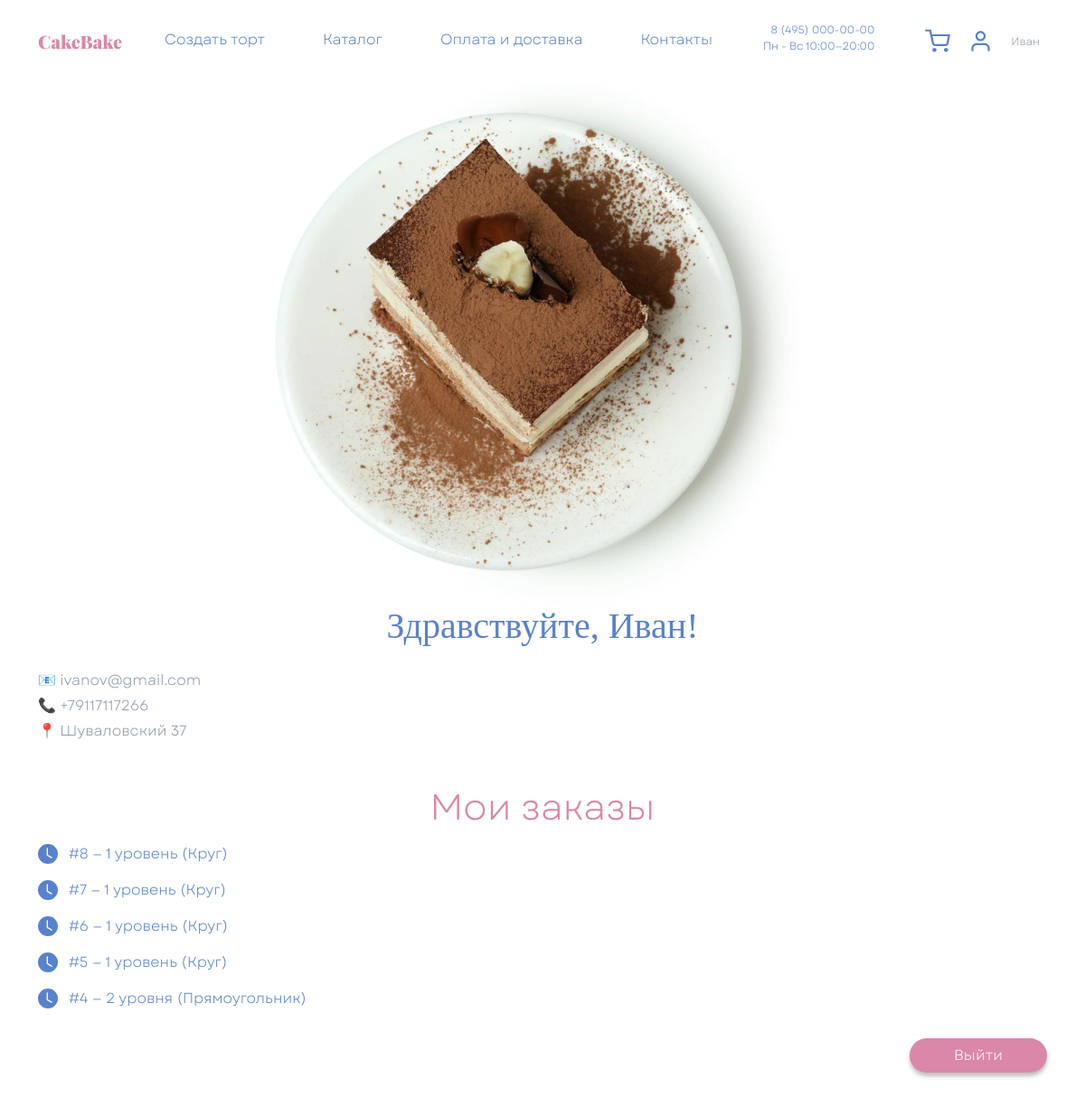
Page /accounts/lk/orders/ (signed in) on the committed database.
### accounts/models.py (models this page shows, shortened)
class Profile(models.Model):
    user = models.OneToOneField(
        User,
        on_delete=models.CASCADE,
        null=True,
        blank=True,
        related_name='profile'
    )
    phone = models.CharField(
        max_length=20,
        unique=True,
        null=True,
        blank=True
    )
    address = models.CharField(
        max_length=255,
        blank=True,
        default='',
        verbose_name="Адрес доставки"
    )

### orders/models.py (models this page shows, shortened)
class Order(models.Model):
    class Status(models.TextChoices):
        NEW = "new", "Новый"
        ACCEPTED = "accepted", "Принят"
        IN_PROGRESS = "in_progress", "Готовится"
        DELIVERING = "delivering", "В доставке"
        COMPLETED = "completed", "Выполнен"
        CANCELLED = "cancelled", "Отменён"
    customer = models.ForeignKey(
        settings.AUTH_USER_MODEL,
        on_delete=models.SET_NULL,
        null=True,
        blank=True,
        verbose_name="Пользователь",
    )
    catalog_cake = models.ForeignKey(
        CatalogCake,
        on_delete=models.PROTECT,
        null=True,
        blank=True,
        related_name="orders",
        verbose_name="Торт из каталога",
    )
    level = models.ForeignKey(
        CakeOption,
        on_delete=models.PROTECT,
        related_name="level_orders",
        limit_choices_to={"kind": CakeOption.Kind.LEVEL},
        null=True,
        blank=True,
        verbose_name="Количество уровней",
    )
    shape = models.ForeignKey(
        CakeOption,
        on_delete=models.PROTECT,
        related_name="shape_orders",
        limit_choices_to={"kind": CakeOption.Kind.SHAPE},
        null=True,
        blank=True,
        verbose_name="Форма",
    )
    topping = models.ForeignKey(
        CakeOption,
        on_delete=models.PROTECT,
        related_name="topping_orders",
        limit_choices_to={"kind": CakeOption.Kind.TOPPING},
        null=True,
        blank=True,
        verbose_name="Топпинг",
    )
    berry = models.ForeignKey(
        CakeOption,
        on_delete=models.PROTECT,
        related_name="berry_orders",
        limit_choices_to={"kind": CakeOption.Kind.BERRY},
        null=True,
        blank=True,
        verbose_name="Ягоды",
    )
    decor = models.ForeignKey(
        CakeOption,
        on_delete=models.PROTECT,
        related_name="decor_orders",
        limit_choices_to={"kind": CakeOption.Kind.DECOR},
        null=True,
        blank=True,
        verbose_name="Декор",
    )
    customer_name = models.CharField(
        max_length=100,
        verbose_name="Имя клиента",
    )
    customer_phone = models.CharField(
        max_length=20,
        verbose_name="Телефон",
    )
    customer_email = models.EmailField(
        verbose_name="Email",
    )
    delivery_address = models.CharField(
        max_length=255,
        verbose_name="Адрес доставки",
    )
    delivery_date = models.DateField(
        verbose_name="Дата доставки",
    )
    delivery_time = models.TimeField(
        verbose_name="Время доставки",
    )
    inscription = models.CharField(
        max_length=200,
        blank=True,
        verbose_name="Надпись",
    )
    order_comment = models.TextField(
        blank=True,
        verbose_name="Комментарий к заказу",
    )
    delivery_comment = models.TextField(
        blank=True,
        verbose_name="Комментарий для курьера",
    )
    utm_source = models.CharField(
        max_length=100,
        blank=True,
        verbose_name="UTM source",
    )
    utm_medium = models.CharField(
        max_length=100,
        blank=True,
        verbose_name="UTM medium",
    )
    utm_campaign = models.CharField(
        max_length=150,
        blank=True,
        verbose_name="UTM campaign",
    )
    utm_content = models.CharField(
        max_length=150,
        blank=True,
        verbose_name="UTM content",
    )
    utm_term = models.CharField(
        max_length=150,
        blank=True,
        verbose_name="UTM term",
    )
    referrer = models.URLField(
        blank=True,
        verbose_name="Источник перехода",
    )
    landing_path = models.CharField(
        max_length=255,
        blank=True,
        verbose_name="Страница входа",
    )
    personal_data_consent = models.BooleanField(
        default=False,
        verbose_name="Согласие на обработку ПД",
    )
    options_total = models.PositiveIntegerField(
        default=0,
        verbose_name="Стоимость опций",
    )
    inscription_price = models.PositiveIntegerField(
        default=0,
        verbose_name="Стоимость надписи",
    )
    rush_fee = models.PositiveIntegerField(
        default=0,
        verbose_name="Наценка за срочность",
    )
    total_price = models.PositiveIntegerField(
        default=0,
        verbose_name="Итоговая стоимость",
    )
    status = models.CharField(
        max_length=20,
        choices=Status.choices,
        default=Status.NEW,
        verbose_name="Статус",
    )
    payment_id = models.CharField(
        max_length=100,
        blank=True,
        null=True,
        verbose_name="ID платежа в YooKassa",
    )
    payment_status = models.CharField(
        max_length=50,
        blank=True,
        default="",
        verbose_name="Статус оплаты YooKassa",
    )
    is_paid = models.BooleanField(
        default=False,
        verbose_name="Оплачено",
    )
    paid_at = models.DateTimeField(
        blank=True,
        null=True,
        verbose_name="Дата оплаты",
    )
    confirmation_url = models.URLField(
        blank=True,
        null=True,
        verbose_name="Ссылка на оплату",
    )
    created_at = models.DateTimeField(
        auto_now_add=True,
        verbose_name="Создан",
    )
    updated_at = models.DateTimeField(
        auto_now=True,
        verbose_name="Обновлён",
    )
    class Meta:
        verbose_name = "Заказ"
        verbose_name_plural = "Заказы"
        ordering = ("-created_at",)

### catalog/models.py (models this page shows, shortened)
class CakeOption(models.Model):
    class Kind(models.TextChoices):
        LEVEL = "level", "Количество уровней"
        SHAPE = "shape", "Форма"
        TOPPING = "topping", "Топпинг"
        BERRY = "berry", "Ягоды"
        DECOR = "decor", "Декор"
    kind = models.CharField(
        max_length=20,
        choices=Kind.choices,
        verbose_name="Тип опции",
    )
    name = models.CharField(
        max_length=100,
        verbose_name="Название",
    )
    price = models.PositiveIntegerField(
        verbose_name="Стоимость",
    )
    is_active = models.BooleanField(
        default=True,
        verbose_name="Активна",
    )
    sort_order = models.PositiveSmallIntegerField(
        default=0,
        verbose_name="Порядок сортировки",
    )
    class Meta:
        verbose_name = "Опция торта"
        verbose_name_plural = "Опции торта"
        ordering = ("kind", "sort_order", "id")
        constraints = [
            models.UniqueConstraint(
                fields=("kind", "name"),
                name="catalog_cakeoption_kind_name_unique",
            )
        ]

### accounts/views.py (the view)
# urls.py: path('lk/orders/', views.orders_view, name='lk_orders'),
@login_required
def orders_view(request):
    profile = get_user_profile(request.user)
    user_orders = Order.objects.filter(customer=request.user).order_by('-created_at')
    context = {
        'orders': user_orders,
        'profile': profile,
    }
    return render(request, 'lk-order.html', context)

### accounts/views.py (called while the page is built)
def get_user_profile(user):
    profile, _ = Profile.objects.get_or_create(
        user=user,
        defaults={"phone": user.username},
    )
    return profile

### templates/lk-order.html (shortened to what this page needs)
{% extends 'base.html' %}
{% load static %}
{% block header %}
<nav class="navbar navbar-expand-xl navbar-light fixed-top bg-white py-4">
  <div class="container">
    <a class="navbar-brand" href="{% url 'core:index' %}">
      <img src="{% static 'img/Logo.svg' %}" alt="CakeBake">
    </a>
    <div class="collapse navbar-collapse justify-content-end" id="navbar">
      <ul class="navbar-nav">
        <li class="nav-item me-5">
          <a class="nav-link fw-lighter cake_blue" href="{% url 'core:index' %}#step3">Создать торт</a>
        </li>
        <li class="nav-item me-5">
          <a class="nav-link fw-lighter cake_blue" href="{% url 'core:index' %}#step2">Каталог</a>
        </li>
        <li class="nav-item me-5">
          <a class="nav-link fw-lighter cake_blue" href="{% url 'core:index' %}#step4">Оплата и доставка</a>
        </li>
        <li class="nav-item me-5">
          <a class="nav-link fw-lighter cake_blue" href="{% url 'core:index' %}#Contacts">Контакты</a>
        </li>
        <li class="nav-item d-block d-xl-flex flex-column align-items-end me-5">
          <small class="fw-lighter text-decoration-none fs_12 cake_blue">8 (495) 000-00-00</small>
          <small class="fw-lighter text-decoration-none fs_12 cake_blue">Пн - Вс 10:00—20:00</small>
        </li>
        <li class="nav-item d-flex align-items-center">
          <a class="nav-link fw-lighter me-1 cake_blue position-relative" href="{% url 'accounts:lk_orders' %}">
            <img src="{% static 'img/shopping-cart.svg' %}" alt="">
          </a>
          {% if user.is_authenticated %}
          <a class="nav-link fw-lighter me-1 cake_blue position-relative" href="{% url 'accounts:lk' %}">
            <img src="{% static 'img/user.svg' %}" alt="">
          </a>
          <a class="nav-link fw-lighter cake_grey fs_12" href="{% url 'accounts:lk' %}">
            {{ user.first_name|default:user.username }}
          </a>
          {% else %}
          <a class="nav-link fw-lighter me-1 cake_blue position-relative" href="#RegModal" data-bs-toggle="modal">
            <img src="{% static 'img/user.svg' %}" alt="">
            <span class="position-absolute translate-middle badge rounded-pill cake__bg_pink fs_8 d-none">1</span>
          </a>
          {% endif %}
        </li>
      </ul>
    </div>
  </div>
</nav>
{% endblock %}
{% block content %}
<div class="container mt-header mb-5">
  <div class="row mt-5">
    <div class="col-12 col-xxl-6 d-flex justify-content-center">
      <div><img src="{% static 'img/Cake2.png' %}" alt="Торт"></div>
    </div>
    <div class="col-12 col-xxl-6 d-flex flex-column justify-content-center align-items-center align-items-xxl-start">
      <h1 class="font_Gogh fs_40 cake_blue mb-4">
        Здравствуйте, {{ user.first_name|default:user.username }}!
      </h1>
      <div class="w-100 mb-4">
        {% if user.email %}
          <p class="cake_grey fs_14 mb-1">📧 {{ user.email }}</p>
        {% endif %}
        {% if profile.phone %}
          <p class="cake_grey fs_14 mb-1">📞 {{ profile.phone }}</p>
        {% endif %}
        {% if profile.address %}
          <p class="cake_grey fs_14">📍 {{ profile.address }}</p>
        {% endif %}
      </div>
      <h2 class="fs_40 cake_pink mt-2">Мои заказы</h2>
      {% if orders %}
        {% for order in orders %}
        <section class="my-2 w-100">
          <span class="cake_blue lk__order d-flex align-items-center" style="cursor: pointer;"
                data-bs-toggle="modal"
                data-bs-target="#OrderModal{{ order.pk }}">
            {% if order.status == 'completed' %}
                <svg xmlns="http://www.w3.org/2000/svg" width="22" height="22" fill="currentColor" class="bi bi-check-circle-fill text-success me-2" viewBox="0 0 16 16">
                <path d="M16 8A8 8 0 1 1 0 8a8 8 0 0 1 16 0zm-3.97-3.03a.75.75 0 0 0-1.08.022L7.477 9.417 5.384 7.323a.75.75 0 0 0-1.06 1.06L6.97 11.03a.75.75 0 0 0 1.079-.02l3.992-4.99a.75.75 0 0 0-.01-1.05z"/>
              </svg>
            {% else %}
                <svg xmlns="http://www.w3.org/2000/svg" width="22" height="22" fill="currentColor" class="bi bi-clock-fill me-2" viewBox="0 0 16 16">
                <path d="M16 8A8 8 0 1 1 0 8a8 8 0 0 1 16 0zM8 3.5a.5.5 0 0 0-1 0V9a.5.5 0 0 0 .252.434l3.5 2a.5.5 0 0 0 .496-.868L8 8.71V3.5z"/>
              </svg>
            {% endif %}
            <span class="ms-1 fs_14">
              #{{ order.pk }} &mdash;
              {% if order.catalog_cake %}
                {{ order.catalog_cake.name }}
              {% else %}
                {{ order.level.name }} ({{ order.shape.name }})
              {% endif %}
            </span>
          </span>
        </section>
        {% endfor %}
      {% endif %}
      <a href="{% url 'accounts:logout' %}" class="btn text-white rounded-pill align-self-end px-5 mt-4 shadow-none cake__button cake__bg_pink">
        Выйти
      </a>
    </div>
  </div>
</div>
{% endblock %}

### static/css/Style.css (style rules this page uses)
.font_Gogh { font-family: Gogh; }
html { height: 100%; }
* { font-family: Garet, serif; font-size: 16px; font-weight: normal; }
body { background-color: white; min-height: 100%; display: grid; grid-template-rows: auto 1fr auto; }
.mt-header { margin-top: calc(58px + 1.6rem); }
.cake_pink { color: #DA87A9 !important; }
.cake__bg_pink { background-color: #DA87A9 !important; }
.cake_blue { color: #5882CD !important; }
.cake_grey { color: #8C99AA !important; }
.cake__button { box-shadow: 0 4px 4px rgba(0, 0, 0, 0.25) !important; border-radius: 15px; }
.lk__order { cursor: pointer; }
.fs_12 { font-size: 12px; }
.fs_40 { font-size: 40px; }

### rows in the picture
Profile: phone "+79117117266", address "Шуваловский 37"
Order: pk "8", level.name "1 уровень", shape.name "Круг"
Order: pk "7", level.name "1 уровень", shape.name "Круг"
Order: pk "6", level.name "1 уровень", shape.name "Круг"
Order: pk "5", level.name "1 уровень", shape.name "Круг"
Order: pk "4", level.name "2 уровня", shape.name "Прямоугольник"

### other values in the picture
{{ user.first_name|default:user.username }} "Иван"
{{ user.email }} "ivanov@gmail.com"
